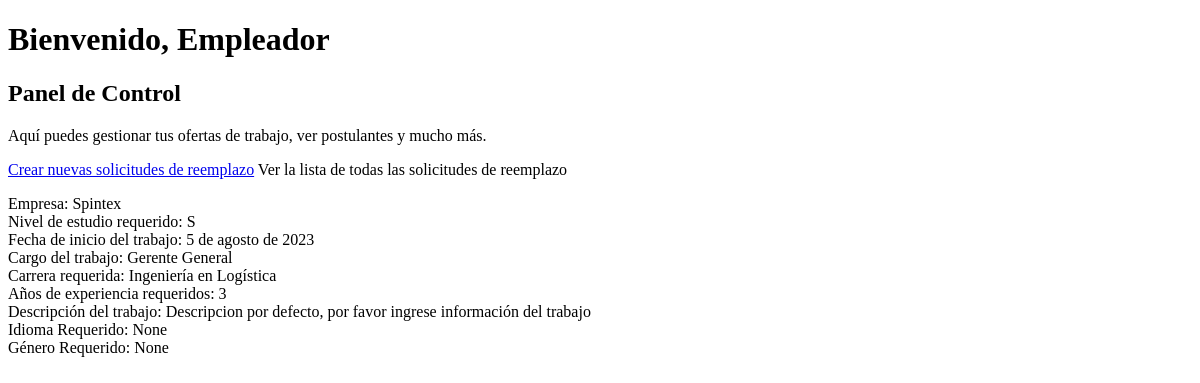
The app's page /empleador/ (signed in), older data.
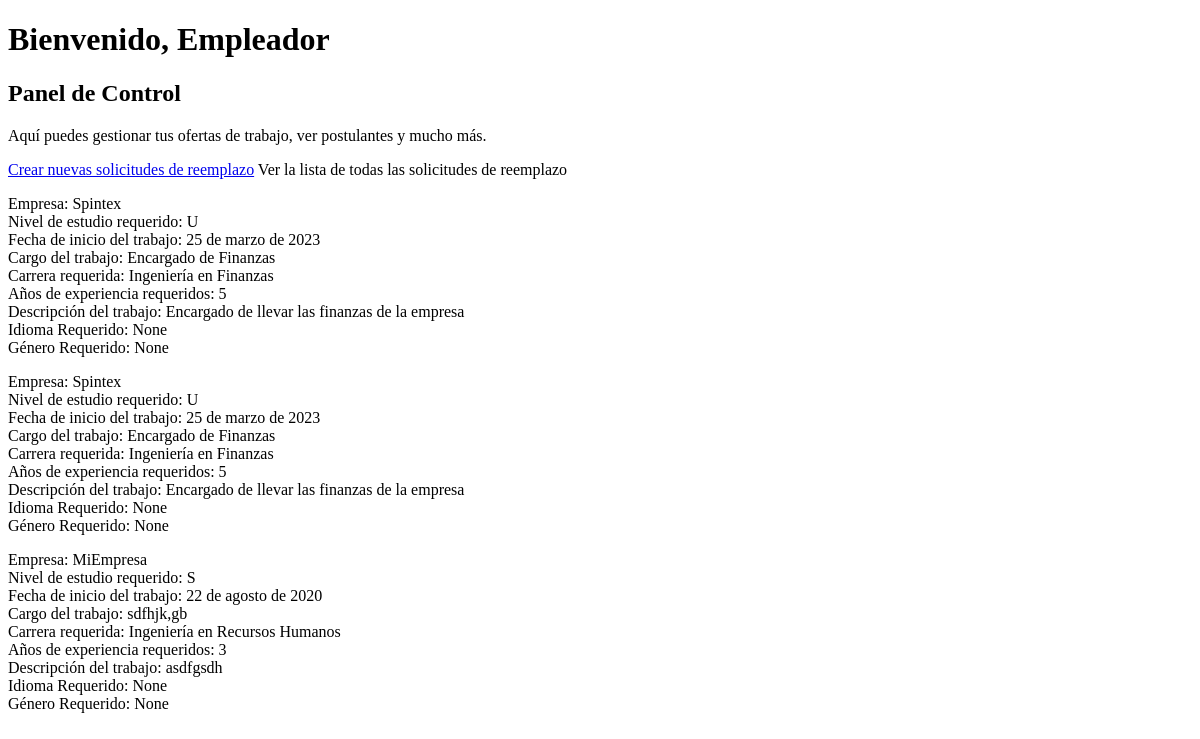
The same page, newer data.
### polls/models.py (models this page shows)
class ReplacementRequest(models.Model):
    user = models.ForeignKey(User, related_name='Empleador', on_delete=models.CASCADE)
    nombre_empresa = models.CharField(max_length=40)
    niv_estudio = models.CharField(max_length=30, verbose_name="Nivel de estudio requerido", choices=[('S', 'Secundario'), ('T', 'Terciario'), ('U', 'Universitario'),('P', 'Posgrado'),('M', 'Master'),('D', 'Doctorado'),('O', 'Otro')])
    fecha = models.DateField(verbose_name = "Fecha de inicio del trabajo")
    cargo = models.CharField(max_length=40, verbose_name = "Cargo del trabajo")
    carrera = models.CharField(max_length=100, verbose_name="Carrera requerida",choices=CARRERA_CHOICES, null=True, blank=True)
    ano_exp = models.IntegerField(verbose_name = "Años de experiencia requeridos")
    desc = models.TextField(verbose_name = "Descripción del trabajo")
    idioma_requerido = models.CharField(max_length=30, verbose_name="Idioma Requerido", choices=IDIOMA_CHOICES, null = True, blank = True)
    gender_required = models.CharField(max_length=10, verbose_name="Género Requerido", choices=[('M', 'Masculino'), ('F', 'Femenino'), ('O', 'Otro')], null = True, blank = True)

### polls/views.py (the view)
# urls.py: path('empleador/', views.vista_empleador, name='vista_empleador'),
@login_required
def vista_empleador(request):
    print("Current user:", request.user)
    replacement_requests = ReplacementRequest.objects.filter(user=request.user)
    print("Replacement requests:", replacement_requests)
    return render(request, 'empleador.html', {'replacement_requests': replacement_requests})

### polls/Templates/empleador.html (shortened to what this page needs)
<!DOCTYPE html>
<html lang="es">
<head>
</head>
<body>
    <main>
        <h1>Bienvenido, Empleador</h1>
        <section>
            <h2>Panel de Control</h2>
            <p>Aquí puedes gestionar tus ofertas de trabajo, ver postulantes y mucho más.</p>
            <a href="{% url 'add_replacement_request' %}">Crear nuevas solicitudes de reemplazo</a>
            <a >Ver la lista de todas las solicitudes de reemplazo</a>
            {% for request in replacement_requests %}
        <p>
            Empresa: {{ request.nombre_empresa }}<br>
            Nivel de estudio requerido: {{ request.niv_estudio }}<br>
            Fecha de inicio del trabajo: {{ request.fecha }}<br>
            Cargo del trabajo: {{ request.cargo }}<br>
            Carrera requerida: {{ request.carrera }}<br>
            Años de experiencia requeridos: {{ request.ano_exp }}<br>
            Descripción del trabajo: {{ request.desc }}<br>
            Idioma Requerido: {{ request.idioma_requerido }}<br>
            Género Requerido: {{ request.gender_required }}
        </p>
{% endfor %}
        </section>
    </main>
</body>
</html>

Row changes from the older to the newer data that the page shows:
removed ReplacementRequest: nombre_empresa "Spintex", niv_estudio "S", fecha "5 de agosto de 2023", cargo "Gerente General", carrera "Ingeniería en Logística", ano_exp "3", desc "Descripcion por defecto, por favor ingrese información del trabajo", idioma_requerido "None", gender_required "None"
added ReplacementRequest: nombre_empresa "Spintex", niv_estudio "U", fecha "25 de marzo de 2023", cargo "Encargado de Finanzas", carrera "Ingeniería en Finanzas", ano_exp "5", desc "Encargado de llevar las finanzas de la empresa", idioma_requerido "None", gender_required "None"
added ReplacementRequest: nombre_empresa "Spintex", niv_estudio "U", fecha "25 de marzo de 2023", cargo "Encargado de Finanzas", carrera "Ingeniería en Finanzas", ano_exp "5", desc "Encargado de llevar las finanzas de la empresa", idioma_requerido "None", gender_required "None"
added ReplacementRequest: nombre_empresa "MiEmpresa", niv_estudio "S", fecha "22 de agosto de 2020", cargo "sdfhjk,gb", carrera "Ingeniería en Recursos Humanos", ano_exp "3", desc "asdfgsdh", idioma_requerido "None", gender_required "None"
